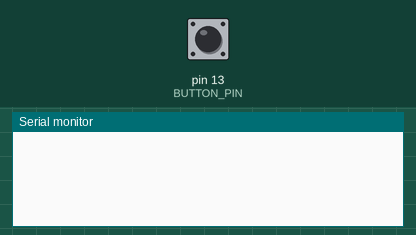
Recording of a sketch running on a simulated Arduino Uno, built with avr-gcc and run on an emulated ATmega328P. Shown: the last lines printed to the serial monitor. Inputs (shaded band) come from the test bench; at power-on: pin 13 (BUTTON_PIN) HIGH. Random numbers use the default seed unless the sketch sets one.

Above: at 1.2 s.
1.3 s: pin 13 (BUTTON_PIN) pulled LOW for 0.15 s
At 2.2 s:
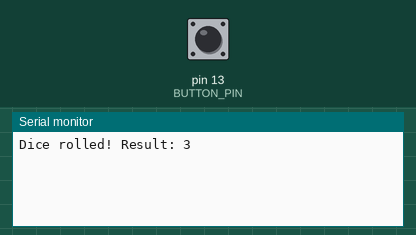
2.9 s: pin 13 (BUTTON_PIN) pulled LOW for 1 s
At 3.4 s:
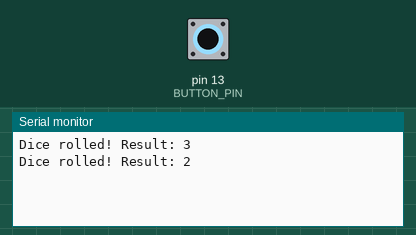
5.4 s: pin 13 (BUTTON_PIN) pulled LOW for 3.2 s
At 8.8 s:
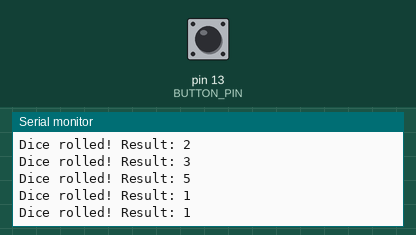
Timing chart, 0 to 10.3 s (numbered marks = the images above; inputs shaded):
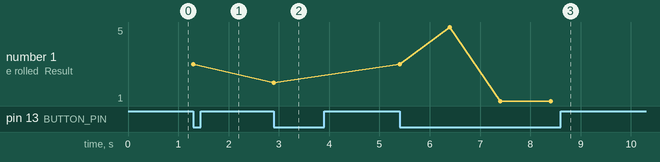

Measured:
- after the input at 1.3 s, the serial monitor: prints a new line at once (image 1)
- after the input at 2.9 s, the serial monitor: prints a new line at once (image 2)
- after the input at 5.4 s, the serial monitor: prints a new line at once (image 3)
- plotted number 1: 3 → 2 after the input at 2.9 s, 2 → 1 after the input at 5.4 s

The sketch:

03_dice.ino
```cpp
const int BUTTON_PIN = 13;

void setup() {
  Serial.begin(9600);
  pinMode(BUTTON_PIN, INPUT_PULLUP);

  // Магія випадкових чисел
  randomSeed(analogRead(0));
}

void loop() {
  int buttonState = digitalRead(BUTTON_PIN);

  // Якщо кнопку натиснули
  if (buttonState == LOW) {

    // Генеруємо число від 1 до 6
    int diceRoll = random(1, 7);

    Serial.print("Dice rolled! Result: ");
    Serial.println(diceRoll);

    // Затримка, щоб за одне натискання
    // не випало 100 чисел одразу
    delay(1000);
  }
}
```
